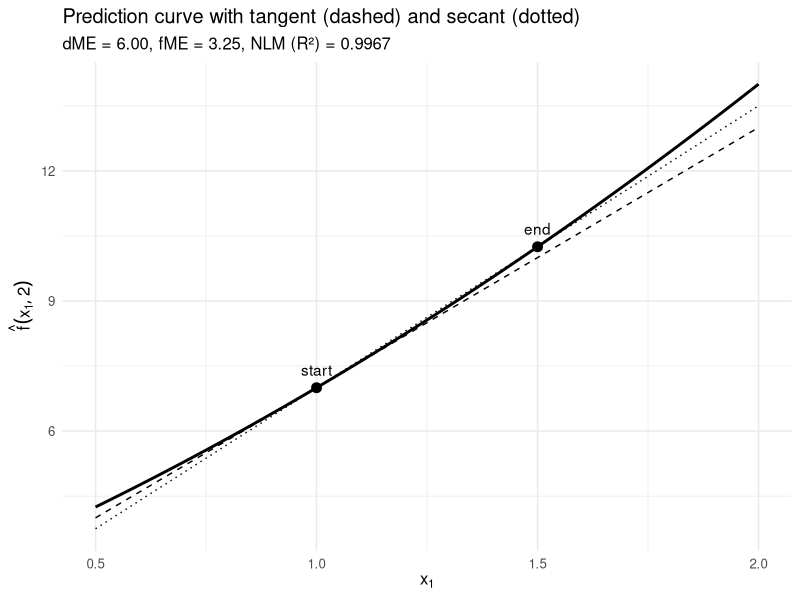

Recreate this plot in R.
# R implementation for dME, fME, and NLM

# Define the model function
f_hat = function(x1, x2, theta0 = 0, theta1 = 1, theta2 = 0.5, theta12 = 2) {
  return(theta0 + theta1 * x1^2 + theta2 * x2^2 + theta12 * x1 * x2)
}

# Numerical derivative Marginal Effect (central difference)
dME = function(f, x, j, h = 1e-5) {
  x_forward = x
  x_backward = x
  x_forward[j] = x_forward[j] + h
  x_backward[j] = x_backward[j] - h
  return((f(x_forward[1], x_forward[2]) - f(x_backward[1], x_backward[2])) / (2 * h))
}

# analytical derivative for this example
dMEanalytical = function(x, theta1 = 1, theta12 = 2) {
  2*theta1*x[1] + theta12*x[2]
}

# Forward Marginal Effect
fME = function(f, x, h_vec) {
  x_perturbed = x + h_vec
  return(f(x_perturbed[1], x_perturbed[2]) - f(x[1], x[2]))
}

# Non-Linearity Measure (NLM)
NLM = function(f, x, h_vec, t_vals = seq(0.1, 0.9, length = 9)) {
  x_path = sapply(t_vals, function(t) x + t * h_vec)
  f_vals = apply(x_path, 2, function(pt) f(pt[1], pt[2]))
  f_bar = mean(f_vals)
  fme_val = fME(f, x, h_vec)
  g_vals = sapply(t_vals, function(t) f(x[1], x[2]) + t * fme_val)
  num = sum((f_vals - g_vals)^2)
  den = sum((f_vals - f_bar)^2)
  return(1 - num / den)
}

library(ggplot2)

# Base point and step
x      = c(1, 2)
h_vec  = c(0.5, 0)          # step in x1 only
h1     = h_vec[1]

# dME / fME / NLM values
dme_val = dME(f_hat, x, j = 1)
dme_val
dMEanalytical(x)          # analytic derivative

fme_val = fME(f_hat, x, h_vec)
fme_val

nlm_val = NLM(f_hat, x, h_vec)
nlm_val

# Prediction curve in neighbourhood
x_seq = seq(x[1] - 0.5, x[1] + h1 + 0.5, length.out = 400)
curve_df = data.frame(
  x  = x_seq,
  y  = f_hat(x_seq, x[2])
)

# Tangent line (dashed)
tan_df = data.frame(
  x = x_seq,
  y = f_hat(x[1], x[2]) + dme_val * (x_seq - x[1])
)

# Secant line (dotted)
sec_df = data.frame(
  x = x_seq,
  y = f_hat(x[1], x[2]) + fme_val / h1 * (x_seq - x[1])
)

# Start / end points
pts_df = data.frame(
  x = c(x[1], x[1] + h1),
  y = c(f_hat(x[1], x[2]), f_hat(x[1] + h1, x[2])),
  lbl = c("start", "end")
)

# Plot
ggplot(curve_df, aes(x, y)) +
  geom_line(size = 1, colour = "black") +
  geom_line(data = tan_df, linetype = "dashed") +
  geom_line(data = sec_df, linetype = "dotted") +
  geom_point(data = pts_df, size = 3) +
  geom_text(data = pts_df, aes(label = lbl), vjust = -1) +
  labs(title = "Prediction curve with tangent (dashed) and secant (dotted)",
    subtitle = sprintf("dME = %.2f, fME = %.2f, NLM (R²) = %.4f",
      dme_val, fme_val, nlm_val),
    x = expression(x[1]), y = expression(hat(f)(x[1],2))) +
  theme_minimal(base_size = 12)
